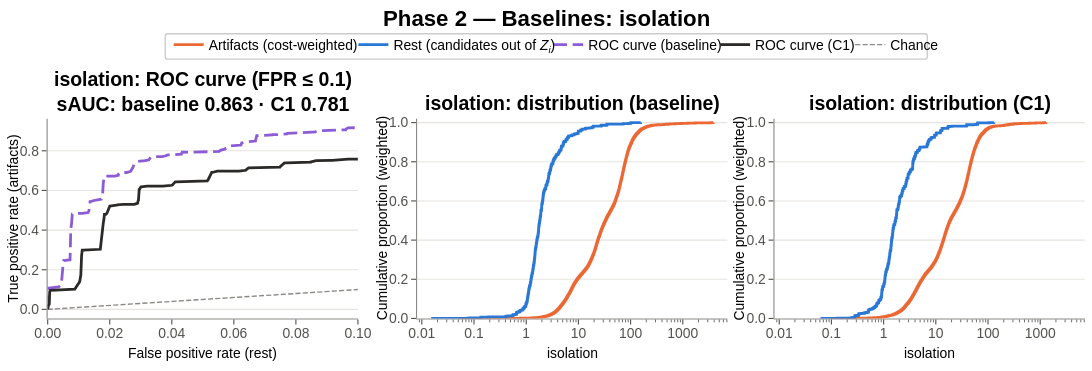

This figure's notebook cell:
### Code cell
fig = plot_features(feat_dfs, "Isolation", title="Phase 2 — Baselines: isolation")
fig.show()

### Figure 1 — Plotly figure (JSON) as saved in the notebook; plotly's stock layout.template omitted (floating-point values rounded to 4 significant figures; data arrays with more than 128 entries replaced by an {"elided": "..."} marker saying what was removed)
{"data": [{"hoverinfo": "skip", "line": {"color": "#8a8985", "dash": "5.1px,2.2px", "width": 1.389}, "mode": "lines", "showlegend": false, "type": "scatter", "x": [0, 0.1], "xaxis": "x", "y": [0, 0.1], "yaxis": "y"}, {"hovertemplate": "%{text}<extra></extra>", "legend": "legend4", "legendgroup": "roc baseline", "line": {"color": "#8c5bd6", "dash": "13.9px,5.6px", "width": 2.778}, "mode": "lines", "showlegend": false, "text": {"elided": "7139 str values"}, "type": "scatter", "x": {"elided": "7139 float values"}, "xaxis": "x", "y": {"elided": "7139 float values"}, "yaxis": "y"}, {"hovertemplate": "%{text}<extra></extra>", "legend": "legend5", "legendgroup": "roc C1", "line": {"color": "#2b2a28", "dash": "solid", "width": 2.778}, "mode": "lines", "showlegend": false, "text": {"elided": "3981 str values"}, "type": "scatter", "x": {"elided": "3981 float values"}, "xaxis": "x", "y": {"elided": "3981 float values"}, "yaxis": "y"}, {"hovertemplate": "<b>Artifacts (baseline)</b><br>isolation ≤ %{x:.4g}: %{y:.1%}<extra></extra>", "legend": "legend2", "legendgroup": "class 1", "line": {"color": "#eb6834", "shape": "hv", "width": 2.778}, "mode": "lines", "showlegend": false, "type": "scatter", "x": {"elided": "2001 float values"}, "xaxis": "x2", "y": {"elided": "2001 float values"}, "yaxis": "y2"}, {"hovertemplate": "<b>Rest (baseline)</b><br>isolation ≤ %{x:.4g}: %{y:.1%}<extra></extra>", "legend": "legend3", "legendgroup": "class 0", "line": {"color": "#2a78d6", "shape": "hv", "width": 2.778}, "mode": "lines", "showlegend": false, "type": "scatter", "x": {"elided": "2001 float values"}, "xaxis": "x2", "y": {"elided": "2001 float values"}, "yaxis": "y2"}, {"hovertemplate": "<b>Artifacts (C1)</b><br>isolation ≤ %{x:.4g}: %{y:.1%}<extra></extra>", "legend": "legend2", "legendgroup": "class 1", "line": {"color": "#eb6834", "shape": "hv", "width": 2.778}, "mode": "lines", "showlegend": false, "type": "scatter", "x": {"elided": "2001 float values"}, "xaxis": "x3", "y": {"elided": "2001 float values"}, "yaxis": "y3"}, {"hovertemplate": "<b>Rest (C1)</b><br>isolation ≤ %{x:.4g}: %{y:.1%}<extra></extra>", "legend": "legend3", "legendgroup": "class 0", "line": {"color": "#2a78d6", "shape": "hv", "width": 2.778}, "mode": "lines", "showlegend": false, "type": "scatter", "x": {"elided": "2001 float values"}, "xaxis": "x3", "y": {"elided": "2001 float values"}, "yaxis": "y3"}, {"hoverinfo": "skip", "legend": "legend2", "legendgroup": "class 1", "line": {"color": "#eb6834", "dash": "solid", "width": 2.778}, "mode": "lines", "name": "Artifacts (cost-weighted)", "showlegend": true, "type": "scatter", "x": [null], "y": [null]}, {"hoverinfo": "skip", "legend": "legend3", "legendgroup": "class 0", "line": {"color": "#2a78d6", "dash": "solid", "width": 2.778}, "mode": "lines", "name": "Rest (candidates out of <i>Z</i><sub><i>i</i></sub>)", "showlegend": true, "type": "scatter", "x": [null], "y": [null]}, {"hoverinfo": "skip", "legend": "legend4", "legendgroup": "roc baseline", "line": {"color": "#8c5bd6", "dash": "13.9px,5.6px", "width": 2.778}, "mode": "lines", "name": "ROC curve (baseline)", "showlegend": true, "type": "scatter", "x": [null], "y": [null]}, {"hoverinfo": "skip", "legend": "legend5", "legendgroup": "roc C1", "line": {"color": "#2b2a28", "dash": "solid", "width": 2.778}, "mode": "lines", "name": "ROC curve (C1)", "showlegend": true, "type": "scatter", "x": [null], "y": [null]}, {"hoverinfo": "skip", "legend": "legend6", "legendgroup": "key6", "line": {"color": "#8a8985", "dash": "5.1px,2.2px", "width": 1.389}, "mode": "lines", "name": "Chance", "showlegend": true, "type": "scatter", "x": [null], "y": [null]}], "layout": {"annotations": [{"font": {"color": "black", "size": 19.44}, "showarrow": false, "text": "<b>isolation: ROC curve (FPR ≤ 0.1)<br>sAUC: baseline 0.863 · C1 0.781</b>", "textangle": 0, "x": 0.1857, "xanchor": "center", "xref": "paper", "y": 0.7529, "yanchor": "middle", "yref": "paper"}, {"font": {"color": "black", "size": 13.89}, "showarrow": false, "text": "False positive rate (rest)", "textangle": 0, "x": 0.1857, "xanchor": "center", "xref": "paper", "y": 0.04745, "yanchor": "middle", "yref": "paper"}, {"font": {"color": "black", "size": 13.89}, "showarrow": false, "text": "True positive rate (artifacts)", "textangle": -90, "x": 0.01118, "xanchor": "center", "xref": "paper", "y": 0.4109, "yanchor": "middle", "yref": "paper"}, {"font": {"color": "black", "size": 19.44}, "showarrow": false, "text": "<b>isolation: distribution (baseline)</b>", "textangle": 0, "x": 0.524, "xanchor": "center", "xref": "paper", "y": 0.7214, "yanchor": "middle", "yref": "paper"}, {"font": {"color": "black", "size": 13.89}, "showarrow": false, "text": "isolation", "textangle": 0, "x": 0.524, "xanchor": "center", "xref": "paper", "y": 0.04745, "yanchor": "middle", "yref": "paper"}, {"font": {"color": "black", "size": 13.89}, "showarrow": false, "text": "Cumulative proportion (weighted)", "textangle": -90, "x": 0.3495, "xanchor": "center", "xref": "paper", "y": 0.4109, "yanchor": "middle", "yref": "paper"}, {"font": {"color": "black", "size": 19.44}, "showarrow": false, "text": "<b>isolation: distribution (C1)</b>", "textangle": 0, "x": 0.8513, "xanchor": "center", "xref": "paper", "y": 0.7214, "yanchor": "middle", "yref": "paper"}, {"font": {"color": "black", "size": 13.89}, "showarrow": false, "text": "isolation", "textangle": 0, "x": 0.8513, "xanchor": "center", "xref": "paper", "y": 0.04745, "yanchor": "middle", "yref": "paper"}, {"font": {"color": "black", "size": 13.89}, "showarrow": false, "text": "Cumulative proportion (weighted)", "textangle": -90, "x": 0.6768, "xanchor": "center", "xref": "paper", "y": 0.4109, "yanchor": "middle", "yref": "paper"}, {"font": {"color": "black", "size": 22.22}, "showarrow": false, "text": "<b>Phase 2 — Baselines: isolation</b>", "textangle": 0, "x": 0.5002, "xanchor": "center", "xref": "paper", "y": 0.9489, "yanchor": "middle", "yref": "paper"}], "font": {"color": "black", "family": "Arial", "size": 13.89}, "height": 371, "hovermode": "closest", "legend2": {"bgcolor": "rgba(0, 0, 0, 0)", "borderwidth": 0, "font": {"color": "black", "size": 13.89}, "groupclick": "togglegroup", "itemclick": "toggle", "itemdoubleclick": false, "itemwidth": 30, "orientation": "h", "x": 0.1545, "xanchor": "left", "y": 0.8785, "yanchor": "middle"}, "legend3": {"bgcolor": "rgba(0, 0, 0, 0)", "borderwidth": 0, "font": {"color": "black", "size": 13.89}, "groupclick": "togglegroup", "itemclick": "toggle", "itemdoubleclick": false, "itemwidth": 30, "orientation": "h", "x": 0.3236, "xanchor": "left", "y": 0.8785, "yanchor": "middle"}, "legend4": {"bgcolor": "rgba(0, 0, 0, 0)", "borderwidth": 0, "font": {"color": "black", "size": 13.89}, "groupclick": "togglegroup", "itemclick": "toggle", "itemdoubleclick": false, "itemwidth": 30, "orientation": "h", "x": 0.502, "xanchor": "left", "y": 0.8785, "yanchor": "middle"}, "legend5": {"bgcolor": "rgba(0, 0, 0, 0)", "borderwidth": 0, "font": {"color": "black", "size": 13.89}, "groupclick": "togglegroup", "itemclick": "toggle", "itemdoubleclick": false, "itemwidth": 30, "orientation": "h", "x": 0.6548, "xanchor": "left", "y": 0.8785, "yanchor": "middle"}, "legend6": {"bgcolor": "rgba(0, 0, 0, 0)", "borderwidth": 0, "font": {"color": "black", "size": 13.89}, "groupclick": "togglegroup", "itemclick": false, "itemdoubleclick": false, "itemwidth": 30, "orientation": "h", "x": 0.7786, "xanchor": "left", "y": 0.8785, "yanchor": "middle"}, "margin": {"autoexpand": false, "b": 0, "l": 0, "r": 0, "t": 0}, "paper_bgcolor": "white", "plot_bgcolor": "white", "shapes": [{"fillcolor": "rgba(255, 255, 255, 0.8)", "layer": "above", "line": {"color": "#cccccc", "width": 1.389}, "path": "M 0.1532795495708324,0.8404983013252469 L 0.8471924560989055,0.8404983013252469 Q 0.8491611150484291,0.8404983013252469 0.8491611150484291,0.847985572963462 L 0.8491611150484291,0.9016032120395326 Q 0.8491611150484291,0.9090904836777477 0.8471924560989055,0.9090904836777477 L 0.1532795495708324,0.9090904836777477 Q 0.1513108906213088,0.9090904836777477 0.1513108906213088,0.9016032120395326 L 0.1513108906213088,0.847985572963462 Q 0.1513108906213088,0.8404983013252469 0.1532795495708324,0.8404983013252469 Z", "type": "path", "xref": "paper", "yref": "paper"}], "showlegend": true, "width": 1411, "xaxis": {"anchor": "y", "automargin": false, "domain": [0.04367, 0.3278], "dtick": 0.02, "layer": "below traces", "linecolor": "#8a8985", "linewidth": 1.111, "mirror": false, "range": [0, 0.1], "showgrid": false, "showline": true, "tick0": 0, "tickcolor": "#52514e", "tickfont": {"color": "#52514e", "size": 13.89}, "tickformat": ".2f", "ticklabelstandoff": -3, "ticklen": 4.861, "tickmode": "linear", "ticks": "outside", "tickwidth": 1.111, "zeroline": false}, "xaxis2": {"anchor": "y2", "automargin": false, "domain": [0.382, 0.6661], "layer": "below traces", "linecolor": "#8a8985", "linewidth": 1.111, "minor": {"showgrid": false, "tickcolor": "#52514e", "ticklen": 2.778, "ticks": "outside", "tickvals": [0.009, 0.02, 0.03, 0.04, 0.05, 0.06, 0.07, 0.08, 0.09, 0.2, 0.3, 0.4, 0.5, 0.6, 0.7, 0.8, 0.9, 2, 3, 4, 5, 6, 7, 8, 9, 20, 30, 40, 50, 60, 70, 80, 90, 200, 300, 400, 500, 600, 700, 800, 900, 2000, 3000, 4000, 5000, 6000, 7000], "tickwidth": 0.8333}, "mirror": false, "range": [-2.09, 3.854], "showgrid": false, "showline": true, "tickcolor": "#52514e", "tickfont": {"color": "#52514e", "size": 13.89}, "ticklabelstandoff": -3, "ticklen": 4.861, "tickmode": "array", "ticks": "outside", "ticktext": ["0.01", "0.1", "1", "10", "100", "1000"], "tickvals": [0.01, 0.1, 1, 10, 100, 1000], "tickwidth": 1.111, "type": "log", "zeroline": false}, "xaxis3": {"anchor": "y3", "automargin": false, "domain": [0.7093, 0.9934], "layer": "below traces", "linecolor": "#8a8985", "linewidth": 1.111, "minor": {"showgrid": false, "tickcolor": "#52514e", "ticklen": 2.778, "ticks": "outside", "tickvals": [0.009, 0.02, 0.03, 0.04, 0.05, 0.06, 0.07, 0.08, 0.09, 0.2, 0.3, 0.4, 0.5, 0.6, 0.7, 0.8, 0.9, 2, 3, 4, 5, 6, 7, 8, 9, 20, 30, 40, 50, 60, 70, 80, 90, 200, 300, 400, 500, 600, 700, 800, 900, 2000, 3000, 4000, 5000, 6000, 7000], "tickwidth": 0.8333}, "mirror": false, "range": [-2.09, 3.854], "showgrid": false, "showline": true, "tickcolor": "#52514e", "tickfont": {"color": "#52514e", "size": 13.89}, "ticklabelstandoff": -3, "ticklen": 4.861, "tickmode": "array", "ticks": "outside", "ticktext": ["0.01", "0.1", "1", "10", "100", "1000"], "tickvals": [0.01, 0.1, 1, 10, 100, 1000], "tickwidth": 1.111, "type": "log", "zeroline": false}, "yaxis": {"anchor": "x", "automargin": false, "domain": [0.1416, 0.6801], "dtick": 0.2, "gridcolor": "#e5e4e0", "gridwidth": 1.111, "layer": "below traces", "linecolor": "#8a8985", "linewidth": 1.111, "mirror": false, "range": [-0.04581, 0.962], "showgrid": true, "showline": true, "tick0": 0, "tickcolor": "#52514e", "tickfont": {"color": "#52514e", "size": 13.89}, "tickformat": ".1f", "ticklen": 4.861, "tickmode": "linear", "ticks": "outside", "tickwidth": 1.111, "zeroline": false}, "yaxis2": {"anchor": "x2", "automargin": false, "domain": [0.1416, 0.6801], "dtick": 0.2, "gridcolor": "#e5e4e0", "gridwidth": 1.111, "layer": "below traces", "linecolor": "#8a8985", "linewidth": 1.111, "mirror": false, "range": [0, 1.02], "showgrid": true, "showline": true, "tick0": 0, "tickcolor": "#52514e", "tickfont": {"color": "#52514e", "size": 13.89}, "tickformat": ".1f", "ticklen": 4.861, "tickmode": "linear", "ticks": "outside", "tickwidth": 1.111, "zeroline": false}, "yaxis3": {"anchor": "x3", "automargin": false, "domain": [0.1416, 0.6801], "dtick": 0.2, "gridcolor": "#e5e4e0", "gridwidth": 1.111, "layer": "below traces", "linecolor": "#8a8985", "linewidth": 1.111, "mirror": false, "range": [0, 1.02], "showgrid": true, "showline": true, "tick0": 0, "tickcolor": "#52514e", "tickfont": {"color": "#52514e", "size": 13.89}, "tickformat": ".1f", "ticklen": 4.861, "tickmode": "linear", "ticks": "outside", "tickwidth": 1.111, "zeroline": false}}}
